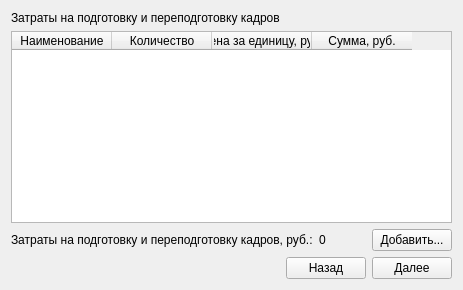
      <widget class="QWidget" name="tab_14">
       <attribute name="title">
        <string>Реализация6</string>
       </attribute>
       <layout class="QVBoxLayout" name="verticalLayout_11">
        <item>
         <widget class="QLabel" name="label_177">
          <property name="text">
           <string>Затраты на подготовку и переподготовку кадров</string>
          </property>
         </widget>
        </item>
        <item>
         <widget class="QTableWidget" name="tableWidget_9">
          <column>
           <property name="text">
            <string>Наименование</string>
           </property>
          </column>
          <column>
           <property name="text">
            <string>Количество</string>
           </property>
          </column>
          <column>
           <property name="text">
            <string>Цена за единицу, руб.</string>
           </property>
          </column>
          <column>
           <property name="text">
            <string>Сумма, руб.</string>
           </property>
          </column>
         </widget>
        </item>
        <item>
         <layout class="QHBoxLayout" name="horizontalLayout_30">
          <item>
           <widget class="QLabel" name="label_22">
            <property name="text">
             <string>Затраты на подготовку и переподготовку кадров, руб.:</string>
            </property>
           </widget>
          </item>
          <item>
           <widget class="QLabel" name="label_23">
            <property name="text">
             <string>0</string>
            </property>
           </widget>
          </item>
          <item>
           <spacer name="horizontalSpacer_26">
            <property name="orientation">
             <enum>Qt::Horizontal</enum>
            </property>
            <property name="sizeHint" stdset="0">
             <size>
              <width>40</width>
              <height>20</height>
             </size>
            </property>
           </spacer>
          </item>
          <item>
           <widget class="QPushButton" name="pushButton_35">
            <property name="text">
             <string>Добавить...</string>
            </property>
           </widget>
          </item>
         </layout>
        </item>
        <item>
         <layout class="QHBoxLayout" name="horizontalLayout_31">
          <item>
           <spacer name="horizontalSpacer_27">
            <property name="orientation">
             <enum>Qt::Horizontal</enum>
            </property>
            <property name="sizeHint" stdset="0">
             <size>
              <width>40</width>
              <height>20</height>
             </size>
            </property>
           </spacer>
          </item>
          <item>
           <widget class="QPushButton" name="pushButton_36">
            <property name="text">
             <string>Назад</string>
            </property>
           </widget>
          </item>
          <item>
           <widget class="QPushButton" name="pushButton_37">
            <property name="text">
             <string>Далее</string>
            </property>
           </widget>
          </item>
         </layout>
        </item>
       </layout>
      </widget>
